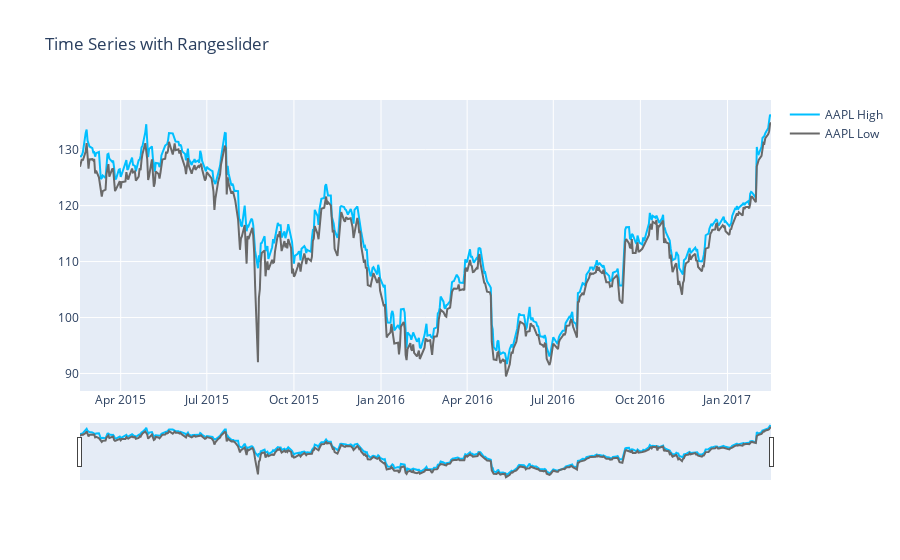

Source (notebook cell):
### Code cell
import pandas as pd

df = pd.read_csv("https://raw.githubusercontent.com/plotly/datasets/master/finance-charts-apple.csv")

fig = go.Figure()
fig.add_trace(go.Scatter(x=df.Date, y=df['AAPL.High'], name="AAPL High",
                         line_color='deepskyblue'))

fig.add_trace(go.Scatter(x=df.Date, y=df['AAPL.Low'], name="AAPL Low",
                         line_color='dimgray'))

fig.update_layout(title_text='Time Series with Rangeslider',
                  xaxis_rangeslider_visible=True)
fig.show()

### Figure 1 — Plotly figure (JSON) as saved in the notebook; plotly's stock layout.template omitted (floating-point values rounded to 4 significant figures; data arrays with more than 128 entries replaced by an {"elided": "..."} marker saying what was removed)
{"data": [{"line": {"color": "deepskyblue"}, "name": "AAPL High", "type": "scatter", "x": {"elided": "506 str values"}, "y": {"elided": "506 float values"}}, {"line": {"color": "dimgray"}, "name": "AAPL Low", "type": "scatter", "x": {"elided": "506 str values"}, "y": {"elided": "506 float values"}}], "layout": {"title": {"text": "Time Series with Rangeslider"}, "xaxis": {"rangeslider": {"visible": true}}}}
